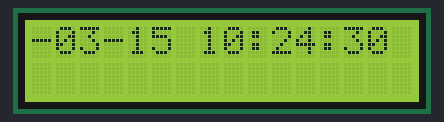
Simulated run of this sketch. Board: Arduino Uno, built with avr-gcc and run on an emulated ATmega328P. On the bench: 16×2 character LCD. The local clock reads 2024-03-15 10:24:30 at power-on unless the sketch sets it; what the sketch prints to the serial monitor is not drawn.

Above: at 0.1 s.
At 4.2 s:
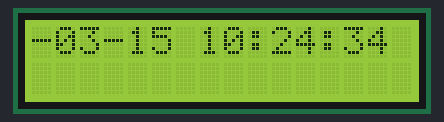
At 9.3 s:
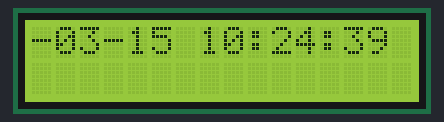
At 19.5 s:
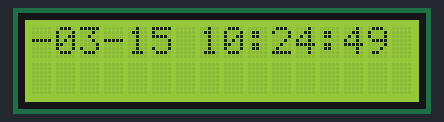
At 28.7 s:
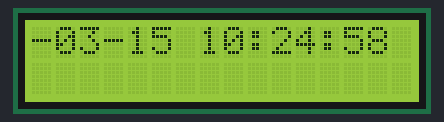
At 38.9 s:
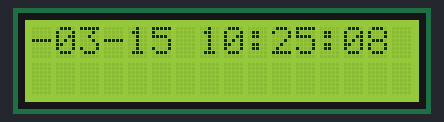

The sketch:

set_clock_plus_display.ino
```cpp
// (licence header left out)
#include <stdio.h>
#include <DS1302.h>

#include <Wire.h>
#include <LiquidCrystal_I2C.h>

namespace {

// Set the appropriate digital I/O pin connections. These are the pin
// assignments for the Arduino as well for as the DS1302 chip. See the DS1302
// datasheet:
//
//   http://datasheets.maximintegrated.com/en/ds/DS1302.pdf
const int kCePin   = 5;  // Chip Enable
const int kIoPin   = 6;  // Input/Output
const int kSclkPin = 7;  // Serial Clock

// Create a DS1302 object.
DS1302 rtc(kCePin, kIoPin, kSclkPin);

// Set the LCD address to 0x27 for a 16 chars and 2 line display
LiquidCrystal_I2C lcd(0x27, 16, 2);


String dayAsString(const Time::Day day) {
  switch (day) {
    case Time::kSunday: return "Sunday";
    case Time::kMonday: return "Monday";
    case Time::kTuesday: return "Tuesday";
    case Time::kWednesday: return "Wednesday";
    case Time::kThursday: return "Thursday";
    case Time::kFriday: return "Friday";
    case Time::kSaturday: return "Saturday";
  }
  return "(unknown day)";
}

void printTime() {
  // Get the current time and date from the chip.
  Time t = rtc.time();

  // Name the day of the week.
  const String day = dayAsString(t.day);

  // Format the time and date and insert into the temporary buffer.
  char buf[50];
  snprintf(buf, sizeof(buf), "%s %04d-%02d-%02d %02d:%02d:%02d",
           day.c_str(),
           t.yr, t.mon, t.date,
           t.hr, t.min, t.sec);

  // Print the formatted string to serial so we can see the time.
  Serial.println(buf); lcd.clear(); lcd.print(buf+sizeof(day)+sizeof(t.yr)+sizeof(t.mon)+sizeof(t.date));
}

}  // namespace

void setup() {
  Serial.begin(9600);


    // initialize the LCD
  //lcd.clear();
  lcd.begin();


 // Turn on the blacklight and print a message.
  lcd.backlight();
  lcd.print("Hello, world!");


  // Initialize a new chip by turning off write protection and clearing the
  // clock halt flag. These methods needn't always be called. See the DS1302
  // datasheet for details.
  rtc.writeProtect(false);
  rtc.halt(false);

  // Make a new time object to set the date and time.
  // Sunday, September 22, 2013 at 01:38:50.
  Time t(2013, 9, 22, 1, 38, 50, Time::kSunday);

  // Set the time and date on the chip.
  //rtc.time(t);
}

// Loop and print the time every second.
void loop() {
  printTime();
  delay(1000);
}
```

Measured:
- what the display in image 1 shows lasts 1.0 s, from 4.2 s to 5.2 s
